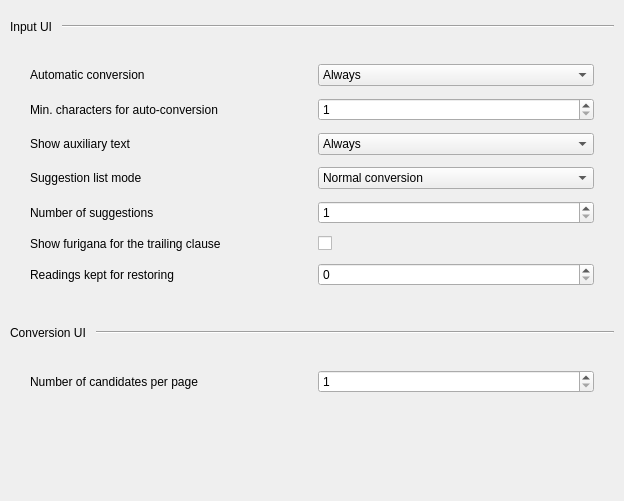
         <widget class="QWidget" name="userInterfaceTabScrollContents">
          <property name="geometry">
           <rect>
            <x>0</x>
            <y>0</y>
            <width>624</width>
            <height>501</height>
           </rect>
          </property>
          <layout class="QVBoxLayout" name="userInterfaceTabScrollContentsLayout">
           <property name="spacing">
            <number>10</number>
           </property>
           <property name="leftMargin">
            <number>10</number>
           </property>
           <property name="topMargin">
            <number>10</number>
           </property>
           <property name="rightMargin">
            <number>10</number>
           </property>
           <property name="bottomMargin">
            <number>10</number>
           </property>
           <item>
            <layout class="QHBoxLayout" name="inputUIHeader">
             <property name="topMargin">
              <number>10</number>
             </property>
             <property name="bottomMargin">
              <number>10</number>
             </property>
             <item>
              <widget class="QLabel" name="inputUILabel">
               <property name="text">
                <string>Input UI</string>
               </property>
              </widget>
             </item>
             <item>
              <widget class="Line" name="inputUILine">
               <property name="sizePolicy">
                <sizepolicy hsizetype="Expanding" vsizetype="Fixed">
                 <horstretch>0</horstretch>
                 <verstretch>0</verstretch>
                </sizepolicy>
               </property>
               <property name="orientation">
                <enum>Qt::Orientation::Horizontal</enum>
               </property>
              </widget>
             </item>
            </layout>
           </item>
           <item>
            <layout class="QGridLayout" name="inputUIGrid">
             <property name="leftMargin">
              <number>20</number>
             </property>
             <property name="topMargin">
              <number>10</number>
             </property>
             <property name="rightMargin">
              <number>20</number>
             </property>
             <property name="bottomMargin">
              <number>20</number>
             </property>
             <property name="spacing">
              <number>12</number>
             </property>
             <item row="0" column="0">
              <widget class="QLabel" name="autoConvertionLabel">
               <property name="minimumSize">
                <size>
                 <width>200</width>
                 <height>0</height>
                </size>
               </property>
               <property name="text">
                <string>Automatic conversion</string>
               </property>
              </widget>
             </item>
             <item row="0" column="1">
              <widget class="QComboBox" name="autoConvertion">
               <item>
                <property name="text">
                 <string>Always</string>
                </property>
               </item>
               <item>
                <property name="text">
                 <string>For multi-character input only</string>
                </property>
               </item>
               <item>
                <property name="text">
                 <string>Disabled</string>
                </property>
               </item>
              </widget>
             </item>
             <item row="1" column="0">
              <widget class="QLabel" name="autoConvertMinCharsLabel">
               <property name="minimumSize">
                <size>
                 <width>200</width>
                 <height>0</height>
                </size>
               </property>
               <property name="text">
                <string>Min. characters for auto-conversion</string>
               </property>
              </widget>
             </item>
             <item row="1" column="1">
              <widget class="QSpinBox" name="autoConvertMinChars">
               <property name="minimum">
                <number>1</number>
               </property>
               <property name="maximum">
                <number>10</number>
               </property>
              </widget>
             </item>
             <item row="2" column="0">
              <widget class="QLabel" name="auxiliaryTextLabel">
               <property name="minimumSize">
                <size>
                 <width>200</width>
                 <height>0</height>
                </size>
               </property>
               <property name="text">
                <string>Show auxiliary text</string>
               </property>
              </widget>
             </item>
             <item row="2" column="1">
              <widget class="QComboBox" name="auxiliaryText">
               <item>
                <property name="text">
                 <string>Always</string>
                </property>
               </item>
               <item>
                <property name="text">
                 <string>When cursor not at end</string>
                </property>
               </item>
               <item>
                <property name="text">
                 <string>Disabled</string>
                </property>
               </item>
              </widget>
             </item>
             <item row="3" column="0">
              <widget class="QLabel" name="suggestionListLabel">
               <property name="minimumSize">
                <size>
                 <width>200</width>
                 <height>0</height>
                </size>
               </property>
               <property name="text">
                <string>Suggestion list mode</string>
               </property>
              </widget>
             </item>
             <item row="3" column="1">
              <widget class="QComboBox" name="suggestionList">
               <item>
                <property name="text">
                 <string>Normal conversion</string>
                </property>
               </item>
               <item>
                <property name="text">
                 <string>Predictive conversion</string>
                </property>
               </item>
               <item>
                <property name="text">
                 <string>Disabled</string>
                </property>
               </item>
              </widget>
             </item>
             <item row="4" column="0">
              <widget class="QLabel" name="numSuggestionLabel">
               <property name="minimumSize">
                <size>
                 <width>200</width>
                 <height>0</height>
                </size>
               </property>
               <property name="text">
                <string>Number of suggestions</string>
               </property>
              </widget>
             </item>
             <item row="4" column="1">
              <widget class="QSpinBox" name="numSuggestion">
               <property name="minimum">
                <number>1</number>
               </property>
               <property name="maximum">
                <number>10</number>
               </property>
              </widget>
             </item>
             <item row="5" column="0">
              <widget class="QLabel" name="showTrailingFuriganaLabel">
               <property name="minimumSize">
                <size>
                 <width>200</width>
                 <height>0</height>
                </size>
               </property>
               <property name="text">
                <string>Show furigana for the trailing clause</string>
               </property>
              </widget>
             </item>
             <item row="5" column="1">
              <widget class="QCheckBox" name="showTrailingFurigana"/>
             </item>
             <item row="6" column="0">
              <widget class="QLabel" name="readingHistorySizeLabel">
               <property name="minimumSize">
                <size>
                 <width>200</width>
                 <height>0</height>
                </size>
               </property>
               <property name="text">
                <string>Readings kept for restoring</string>
               </property>
               <property name="toolTip">
                <string>Number of recent readings the idle.restore_reading key brings back. 0 disables it.</string>
               </property>
              </widget>
             </item>
             <item row="6" column="1">
              <widget class="QSpinBox" name="readingHistorySize">
               <property name="minimum">
                <number>0</number>
               </property>
               <property name="maximum">
                <number>20</number>
               </property>
              </widget>
             </item>
            </layout>
           </item>
           <item>
            <layout class="QHBoxLayout" name="convertionUIHeader">
             <property name="topMargin">
              <number>10</number>
             </property>
             <property name="bottomMargin">
              <number>10</number>
             </property>
             <item>
              <widget class="QLabel" name="convertionUILabel">
               <property name="text">
                <string>Conversion UI</string>
               </property>
              </widget>
             </item>
             <item>
              <widget class="Line" name="convertionUILine">
               <property name="sizePolicy">
                <sizepolicy hsizetype="Expanding" vsizetype="Fixed">
                 <horstretch>0</horstretch>
                 <verstretch>0</verstretch>
                </sizepolicy>
               </property>
               <property name="orientation">
                <enum>Qt::Orientation::Horizontal</enum>
               </property>
              </widget>
             </item>
            </layout>
           </item>
           <item>
            <layout class="QGridLayout" name="conversionUIGrid">
             <property name="leftMargin">
              <number>20</number>
             </property>
             <property name="topMargin">
              <number>10</number>
             </property>
             <property name="rightMargin">
              <number>20</number>
             </property>
             <property name="bottomMargin">
              <number>20</number>
             </property>
             <property name="spacing">
              <number>12</number>
             </property>
             <item row="0" column="0">
              <widget class="QLabel" name="numCandidatesPerPageLabel">
               <property name="minimumSize">
                <size>
                 <width>200</width>
                 <height>0</height>
                </size>
               </property>
               <property name="text">
                <string>Number of candidates per page</string>
               </property>
              </widget>
             </item>
             <item row="0" column="1">
              <widget class="QSpinBox" name="numCandidatesPerPage">
               <property name="minimum">
                <number>1</number>
               </property>
               <property name="maximum">
                <number>10</number>
               </property>
              </widget>
             </item>
            </layout>
           </item>
           <item>
            <spacer name="interfaceTabBottomSpacer">
             <property name="orientation">
              <enum>Qt::Orientation::Vertical</enum>
             </property>
             <property name="sizeHint" stdset="0">
              <size>
               <width>20</width>
               <height>76</height>
              </size>
             </property>
            </spacer>
           </item>
          </layout>
         </widget>
